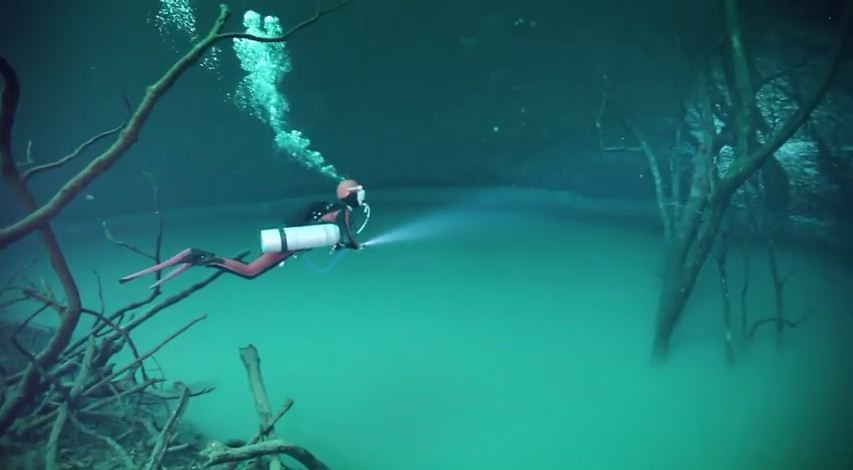
%> input picture N.Meenu,V.Nandhini CSE 2015-2019/dataset/1.jpg, 853 x 470 px
$ octave --eval "result = saliency_detection(imread('dataset/1.jpg'));"   (GNU Octave 9; MATLAB toolbox functions it lacks are replaced by stand-ins)
%> lines starting %> are read from the running program, lines starting %| are printed output that depends on the picture
function sm = saliency_detection(img)


gfrgb = imfilter(img, fspecial('gaussian', 3, 3), 'symmetric', 'conv');
cform = makecform('srgb2lab');
lab = applycform(gfrgb,cform);
%> lab: size 470x853x3 uint8; mean of channels 1, 2, 3 107.5, 103.9, 120.7
l = double(lab(:,:,1)); lm = mean(mean(l));
%> after `l = double(lab(:,:,1))`:
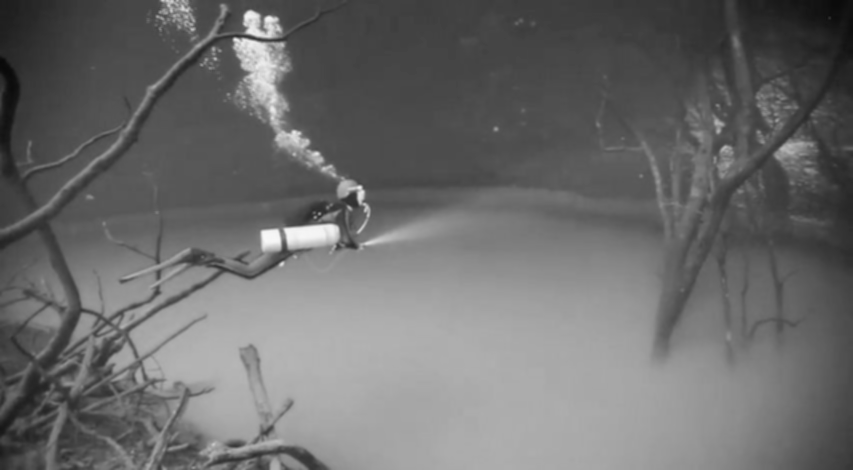
%> l: size 470x853 double; min 8, max 249, mean 107.5
%> after `lm = mean(mean(l))`: lm = 107.5
a = double(lab(:,:,2)); am = mean(mean(a));
%> after `a = double(lab(:,:,2))`:
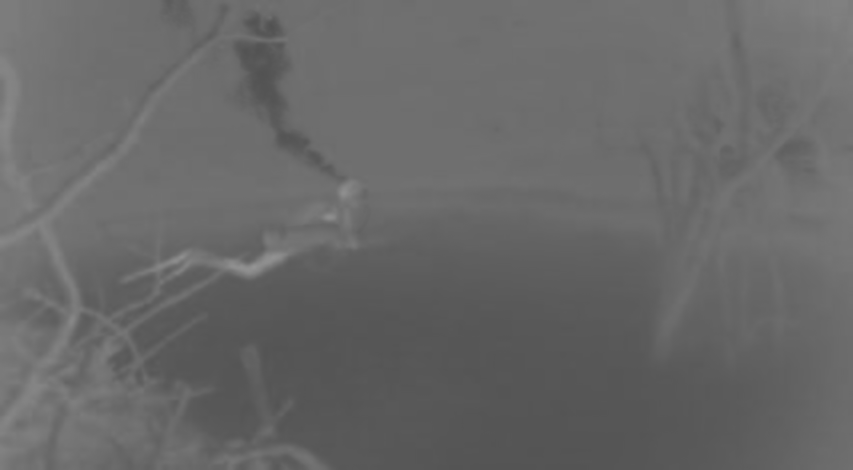
%> a: size 470x853 double; min 81, max 148, mean 103.9
%> after `am = mean(mean(a))`: am = 103.9
b = double(lab(:,:,3)); bm = mean(mean(b));
%> after `b = double(lab(:,:,3))`:
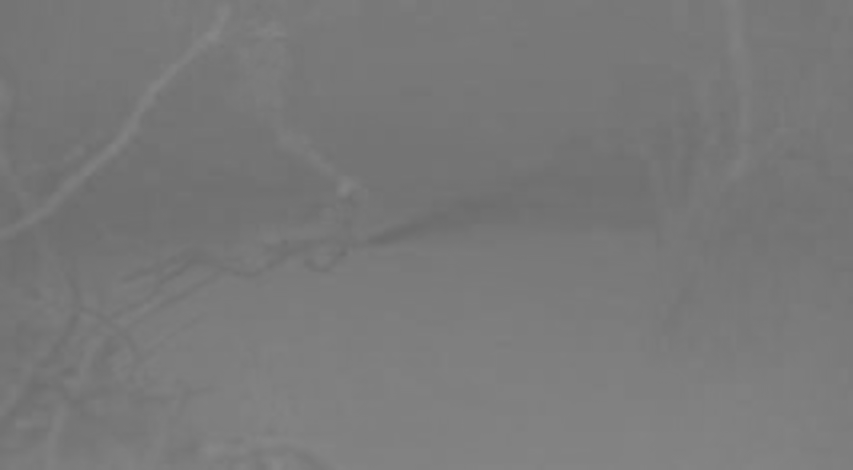
%> b: size 470x853 double; min 107, max 136, mean 120.7
%> after `bm = mean(mean(b))`: bm = 120.7
sm = (l-lm).^2 + (a-am).^2 + (b-bm).^2;
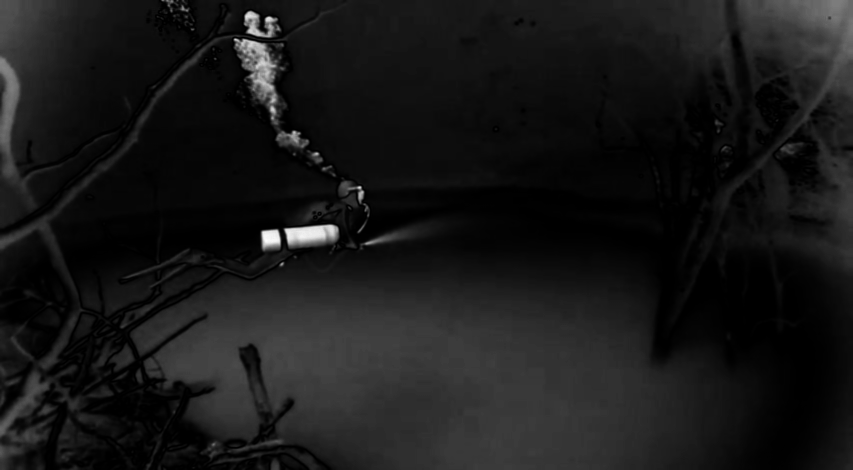
%> sm: size 470x853 double; min 0.309, max 20280.6, mean 1952.2; drawn with min black and max white

$ run again, on N.Meenu,V.Nandhini CSE 2015-2019/dataset/3.jpg
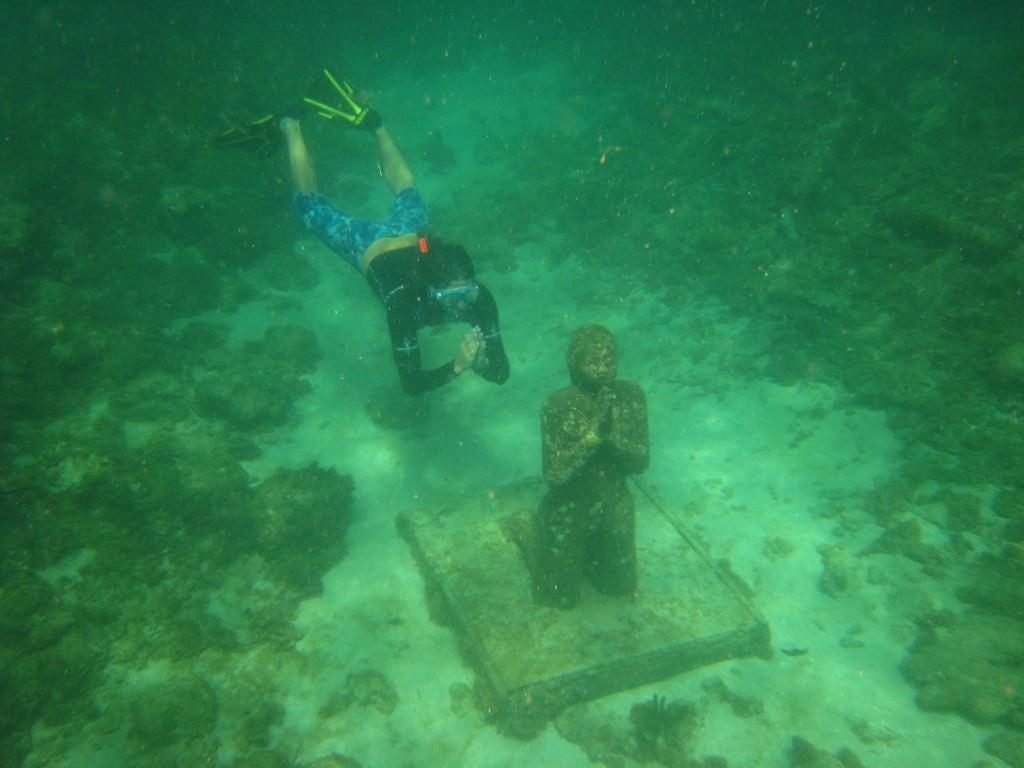
%> input picture N.Meenu,V.Nandhini CSE 2015-2019/dataset/3.jpg, 1024 x 768 px
%> lab: size 768x1024x3 uint8; mean of channels 1, 2, 3 121.9, 92.9, 147.5
%> lm = 121.9
%> am = 92.92
%> in saliency_detection, `b = double(lab(:,:,3))`:
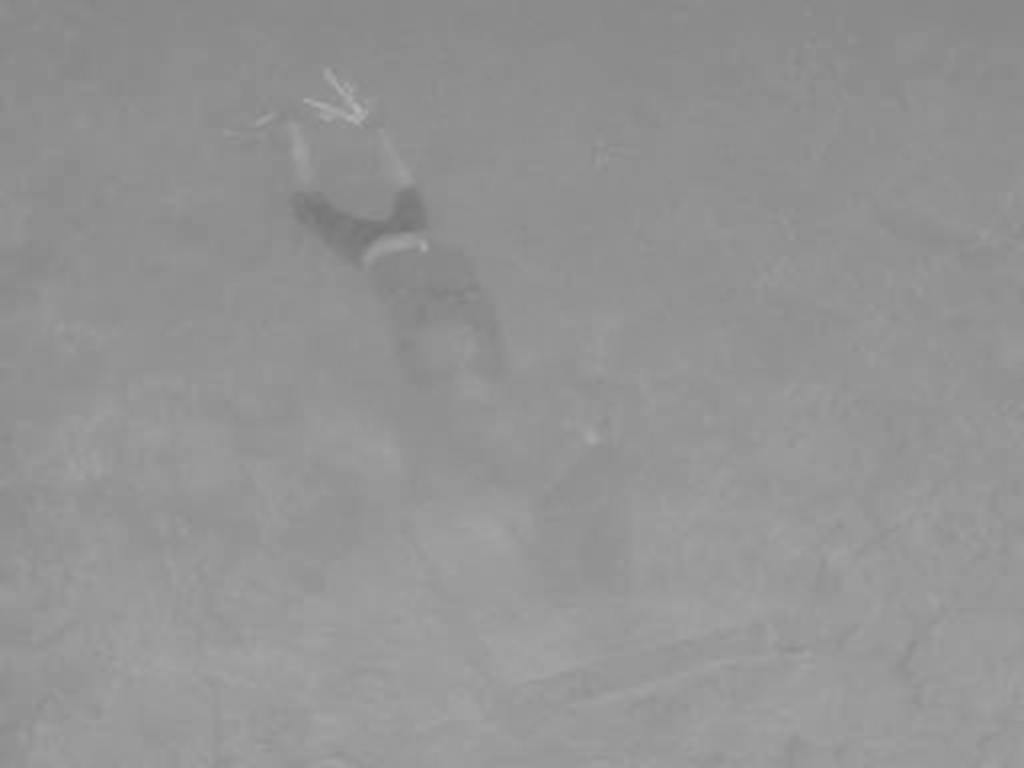
%> b: size 768x1024 double; min 116, max 180, mean 147.5
%> bm = 147.5
%> in saliency_detection, `sm = (l-lm).^2 + (a-am).^2 + (b-bm).^2;`:
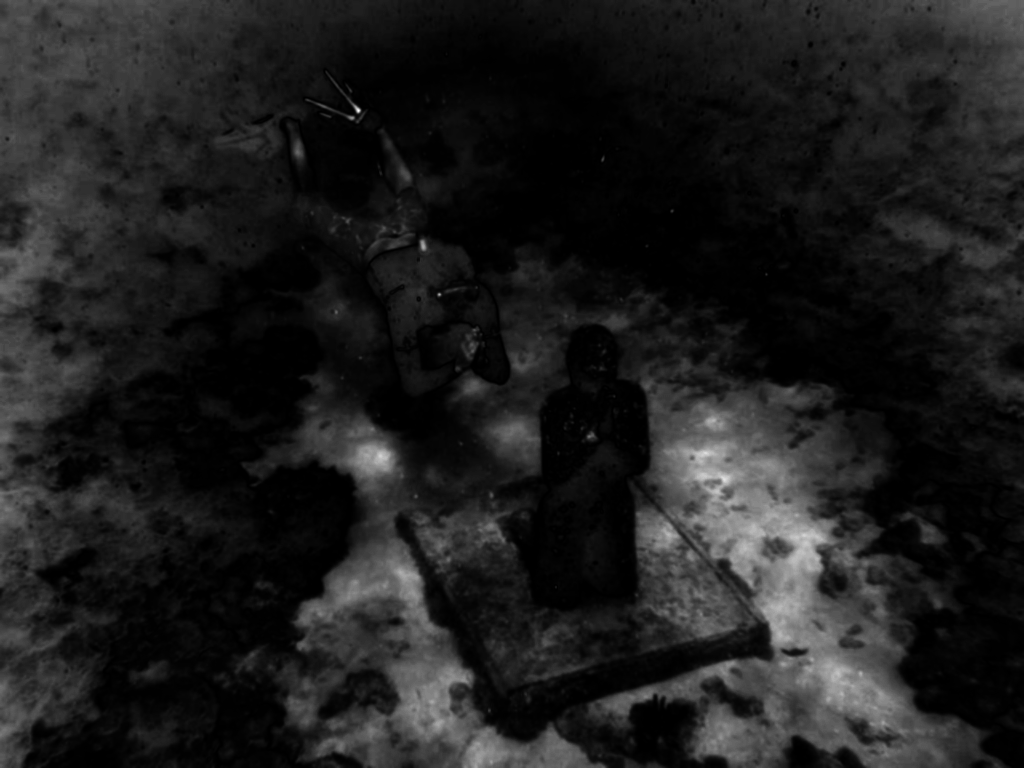
%> sm: size 768x1024 double; min 0.263, max 9198.3, mean 1091.7; drawn with min black and max white

$ run again, on N.Meenu,V.Nandhini CSE 2015-2019/dataset/4.jpg
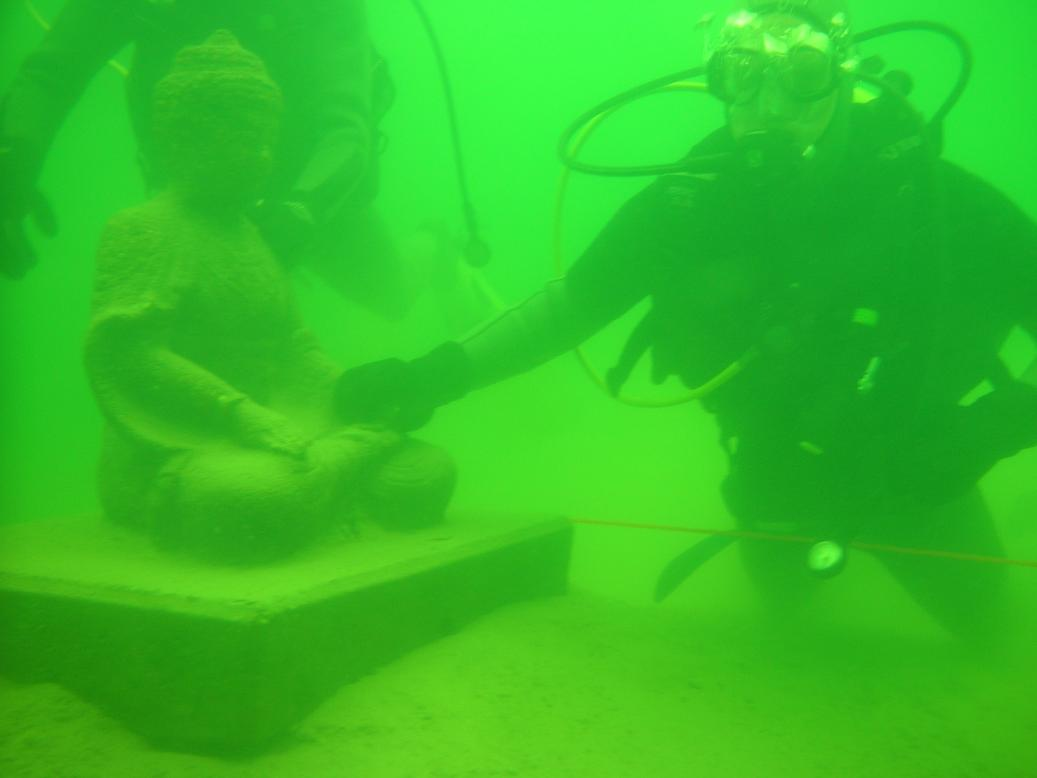
%> input picture N.Meenu,V.Nandhini CSE 2015-2019/dataset/4.jpg, 1037 x 778 px
%> lab: size 778x1037x3 uint8; mean of channels 1, 2, 3 172.5, 70.4, 187.1
%> lm = 172.5
%> am = 70.37
%> in saliency_detection, `b = double(lab(:,:,3))`:
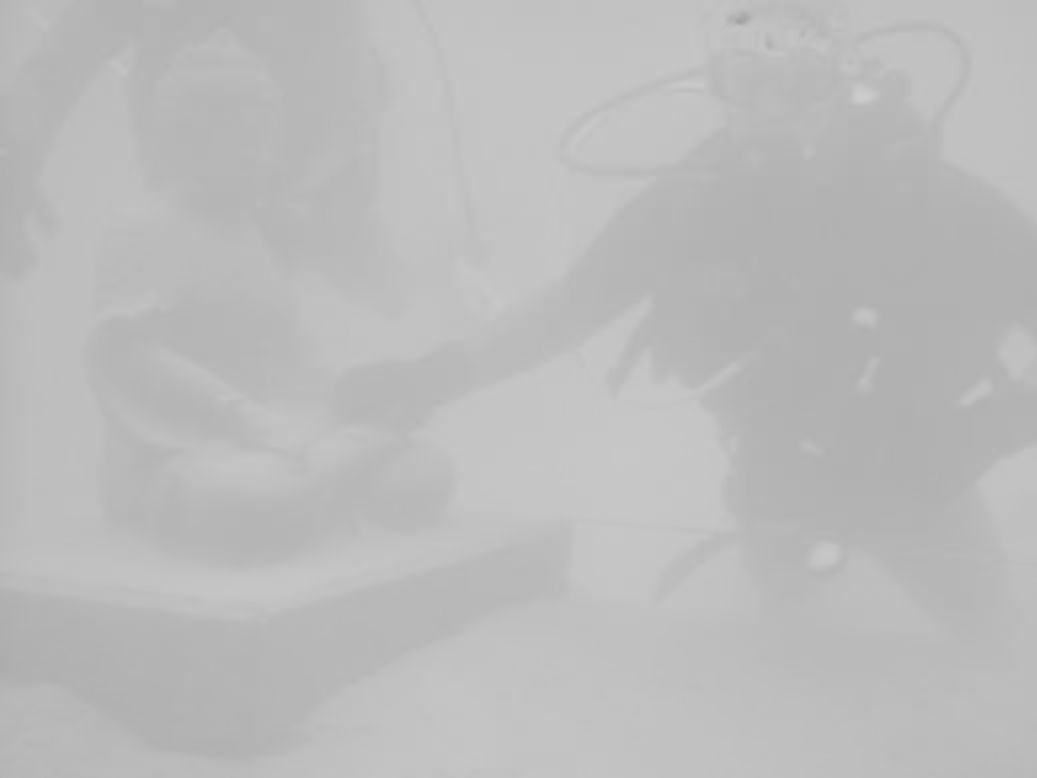
%> b: size 778x1037 double; min 161, max 205, mean 187.1
%> bm = 187.1
%> in saliency_detection, `sm = (l-lm).^2 + (a-am).^2 + (b-bm).^2;`:
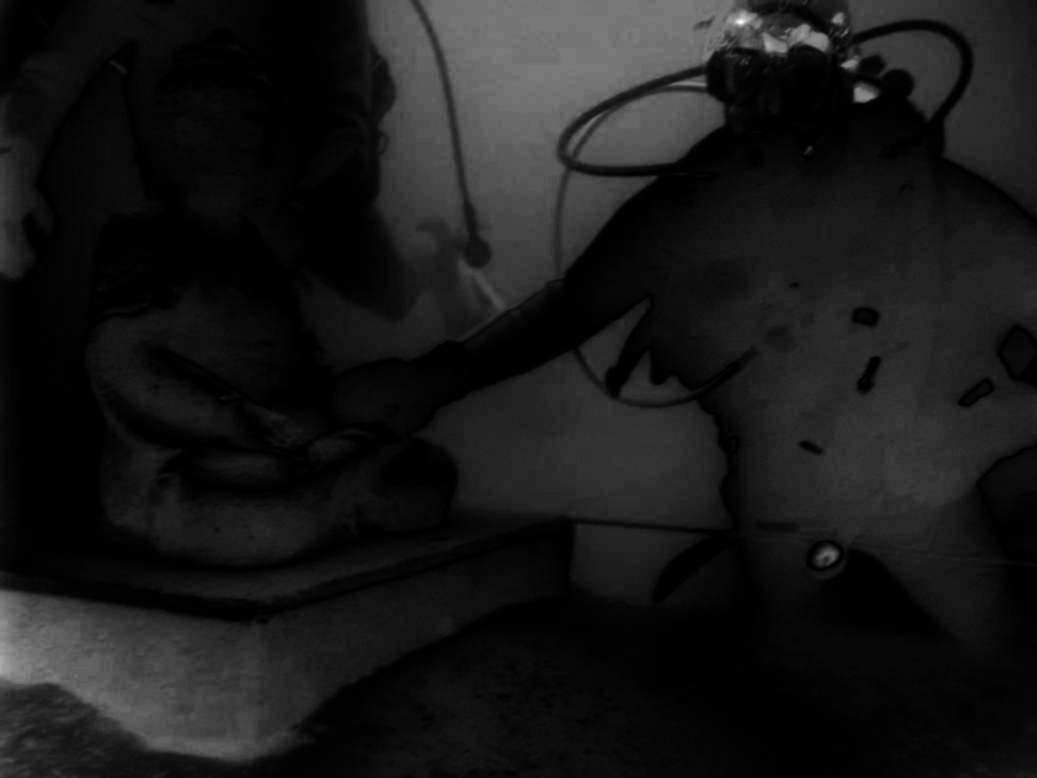
%> sm: size 778x1037 double; min 0.404, max 6601.8, mean 643.8; drawn with min black and max white
